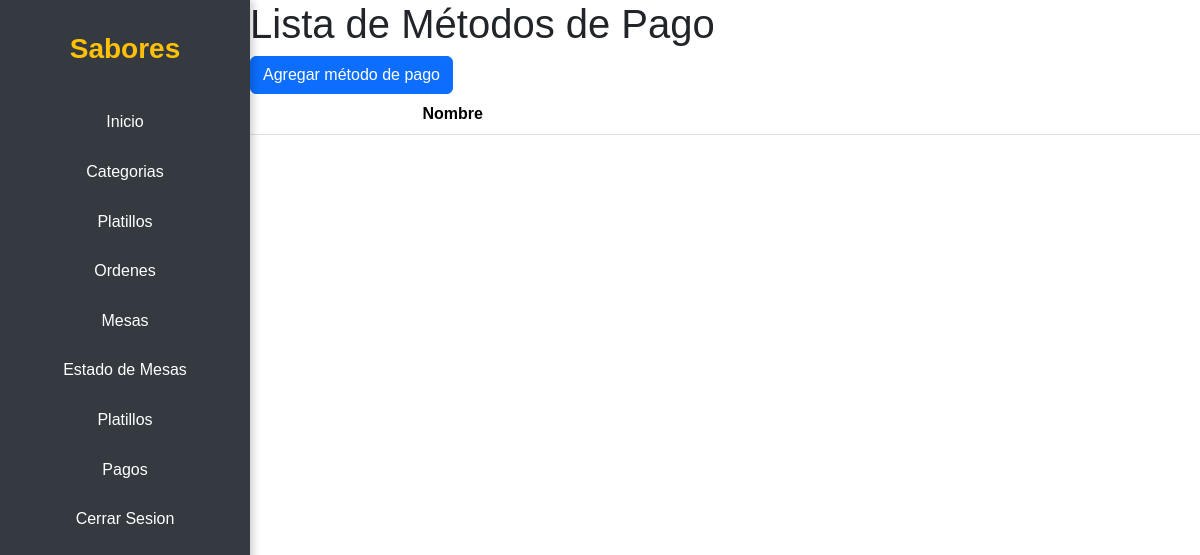
/ordenes/metodos_pago/ (signed in), run on an earlier commit of the app's database.
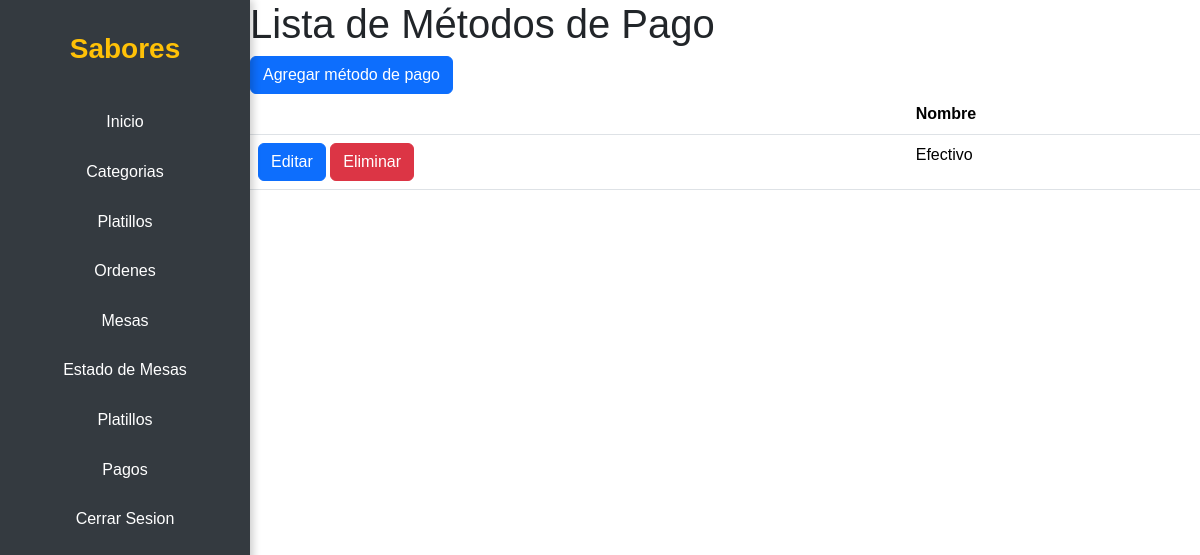
And on a later commit of the database.
### apps/ordenes/models.py (models this page shows, shortened)
class MetodoPago(models.Model):
    nombre = models.CharField(max_length=50)

### apps/ordenes/views.py (the view)
# urls.py: path('metodos_pago/', views.MetodoPagoListView.as_view(), name='metodos_pago_list'),
class MetodoPagoListView(LoginRequiredMixin, ListView):
    model = MetodoPago
    template_name = 'pagos/metodos_pago_list.html'
    context_object_name = 'metodos_pago'

### templates/pagos/metodos_pago_list.html
{% extends 'main/base.html' %}
{% block content %}
<h1>Lista de Métodos de Pago</h1>
<a class="btn btn-primary" href="{% url 'ordenes:metodos_pago_create' %}">Agregar método de pago</a>
<table class="table">
    <thead>
        <tr>
            <th></th>
            <th>Nombre</th>
        </tr>
    </thead>
    <tbody>
        {% for metodo_pago in metodos_pago %}
        <tr>
            <td>
                <a class="btn btn-primary" href="{% url 'ordenes:metodos_pago_edit' metodo_pago.pk %}">Editar</a>
                <a class="btn btn-danger" href="{% url 'ordenes:metodos_pago_delete' metodo_pago.pk %}">Eliminar</a>
            </td>
            <td>{{ metodo_pago.nombre }}</td>
        </tr>
        {% endfor %}
    </tbody>
</table>
{% endblock %}

What changed in the data, as far as the page shows it:
added MetodoPago: nombre "Efectivo"
